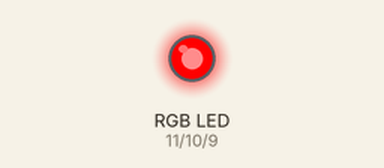
Simulated run of this sketch. Board: Arduino Uno, built with avr-gcc and run on an emulated ATmega328P. Parts: an RGB LED mixed from three pins (HIGH = lit).

Above: at 0.5 s.
At 1.5 s:
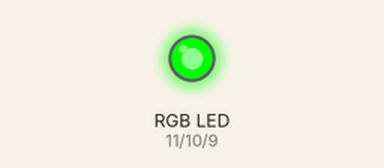
At 5.5 s:
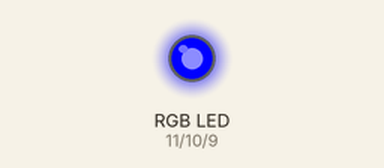
Timing chart, 0 to 6.9 s (numbered marks = the images above):
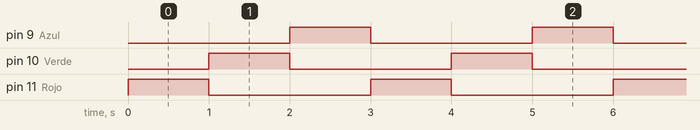

The sketch:

LED_RGB.ino
```cpp
//código que hace funcionar un mismo led cambiando los colores que emite

const int Rojo = 11;   // Pin 11 = Rojo
const int Verde = 10; // Pin 10 = Verde
const int Azul = 9;  // Pin 11 = Azul

void setup() {
//ponemos los pines como SALIDA
  pinMode(Rojo, OUTPUT);
  pinMode(Verde, OUTPUT);
  pinMode(Azul, OUTPUT);
}
// Este void pone Rojo, Verde y Azul (r, g, b) como los valores de encender
// Recibe 3 parámetros (r, g, b) que pueden ser HIGH (encendido) o LOW (apagado).
void controlarLed(int r, int g, int b) {
  digitalWrite(Rojo, r);
  digitalWrite(Verde, g);
  digitalWrite(Azul, b);
}

void loop() {
  // 1.Encender ROJO
  controlarLed(HIGH, LOW, LOW);
  delay(1000);

  // 2.Encender VERDE
  controlarLed(LOW, HIGH, LOW);
  delay(1000); // Espera 0.5 segundos

  // 3.Encender AZUL
  controlarLed(LOW, LOW, HIGH);
  delay(1000);
}
```

Measured:
- by itself, pin 9 (Azul), pin 10 (Verde), pin 11 (Rojo): alternates HIGH for 1.0 s and LOW for 2.0 s
- by itself, everything shown: repeats every 3.0 s, in 3 steps
